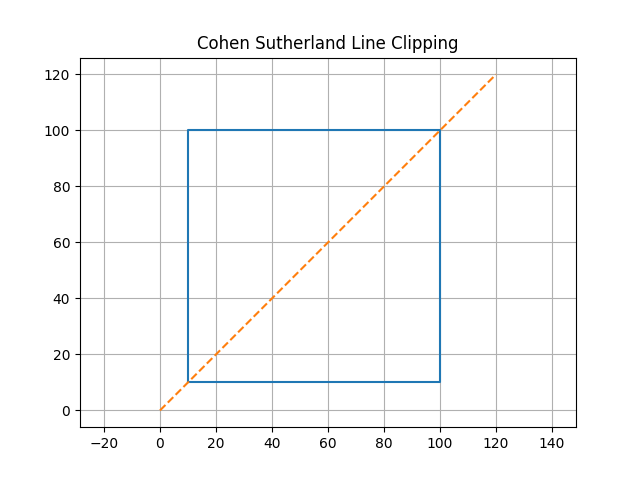

Generate this figure with Python:
import matplotlib.pyplot as plt
INSIDE=0
LEFT=1
RIGHT=2
BOTTOM=4
TOP=8

def find_code(x,y,xmin,ymin,xmax,ymax):
    code=INSIDE

    if x<xmin:
        code=code+LEFT
    elif x>xmax:
        code+=RIGHT
    if y<ymin:
        code+=BOTTOM
    elif y>ymax:
        code=code+TOP
    return code
def cohen_sutherland(x1,y1,x2,y2,xmin,ymin,xmax,ymax):
    code1=find_code(x1,y1,xmin,ymin,xmax,ymax)
    code2=find_code(x2,y2,xmin,ymin,xmax,ymax)

    while True:
        if code1==0 and code2==0:
            print("Clipped Line:",x1,y1,x2,y2)
            break
        elif(code1  & code2)!=0:
            print("Line is outside the window")
            break
        else:
            if code1!=0:
                code_out=code1
            else:
                code_out=code2
            
            if code_out & TOP:
                x=x1+(x2-x1)*(ymax-y1)/(y2-y1)
                y=ymax
            elif code_out & BOTTOM:
                x=x1+(x2-x1)*(ymin-y1)/(y2-y1)
                y=ymin
            elif code_out & RIGHT:
                y=y1+(y2-y1)*(xmax-x1)/(x2-x1)
                x=xmax
            elif code_out & LEFT:
                y=y1+(y2-y1)*(xmin-x1)/(x2-x1)
                x=xmin
            if code_out == code1:
                x1=x
                y1=y
                code1=find_code(x1,y1,xmin,ymin,xmax,ymax)
            else:
                x2=x
                y2=y
                code2=find_code(x2,y2,xmin,ymin,xmax,ymax)
def draw(original,clipped,xmin,ymin,xmax,ymax):
    plt.plot([xmin,xmax,xmax,xmin,xmin],
             [ymin,ymin,ymax,ymax,ymin])
    x1,y1,x2,y2=original
    plt.plot([x1,x2],[y1,y2],'--')


    if clipped!=None:
        cx1,cy1,cx2,cy2=clipped
        plt.plot([cx1,cx2],[cy1,cy2])
    plt.title("Cohen Sutherland Line Clipping")
    plt.axis("equal")
    plt.grid(True)
    plt.show()

xmin=10
ymin=10
xmax=100
ymax=100
original=(0,0,120,120)
clipped=cohen_sutherland(0,0,120,120,xmin,ymin,xmax,ymax)
draw(original,clipped,xmin,ymin,xmax,ymax)
